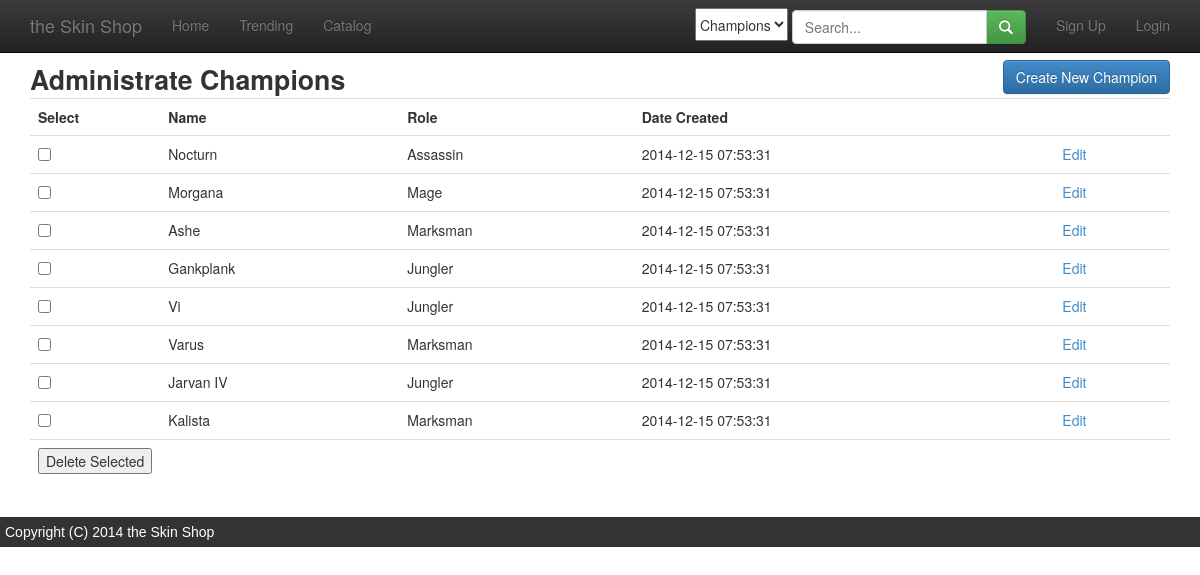
The app's page /admin_champion_list.php with its own data.
### tables this page shows
create table champions (
	id           int(11)      NOT NULL AUTO_INCREMENT,
	name         varchar(255) NOT NULL,
	title        varchar(255) NOT NULL,
	role_id      int(11)      NOT NULL,
	icon_img_url varchar(255) NULL,
	date_created datetime     NOT NULL,
	last_updated datetime     NOT NULL,
	PRIMARY KEY (id),
	FOREIGN KEY (role_id) REFERENCES champion_roles (id)
);

create table champion_roles (
	id           int(11)      NOT NULL AUTO_INCREMENT,
	name         varchar(255) NOT NULL,
	date_created datetime     NOT NULL,
	last_updated datetime     NOT NULL,
	PRIMARY KEY (id)
);

### admin_champion_list.php (the view, shortened to what this page needs)
<?php include '_header.php'; ?>
<?php include '_connect.php'; ?>
<?php
$sql = <<<SQL
   SELECT c.id as id, c.name as name, cr.name as role_name, c.date_created as date_created
   FROM champions c
   JOIN champion_roles cr ON c.role_id = cr.id
SQL;
$result = mysqli_query($db_connection, $sql);
?>
    <div class="row">
        <div class="col-md-8" style="font-weight: bold; font-size:20pt">Administrate Champions</div>
        <div class="col-md-4"><a class="btn btn-primary pull-right" href="admin_champion_form.php">Create New
                Champion</a></div>
    </div>
    <form action="admin_champion_delete.php" method="POST">
        <table class="table">
            <tr>
                <th>Select</th>
                <th>Name</th>
                <th>Role</th>
                <th>Date Created</th>
                <th>&nbsp;</th>
            </tr>
            <?php
            while ($row = mysqli_fetch_array($result)) {
                echo "<tr>";
                echo "<td width='100'><input type='checkbox' name='id[]' value='{$row['id']}'/></td>";
                echo "<td>{$row['name']}</td><td>{$row['role_name']}</td>";
                echo "<td>{$row['date_created']}</td>";
                echo "<td><a href='admin_champion_form.php?id={$row['id']}'>Edit</a></td>";
                echo "</tr>";
            }
            ?>
            <tr>
                <td><input type="submit" value="Delete Selected"/></td>
                <td>&nbsp;</td>
                <td>&nbsp;</td>
                <td>&nbsp;</td>
                <td>&nbsp;</td>
            </tr>
        </table>
    </form>
<?php include '_footer.php'; ?>

### records on screen
champions: name "Nocturn", role.name "Assassin", date_created "2014-12-15 07:53:31"
champions: name "Morgana", role.name "Mage", date_created "2014-12-15 07:53:31"
champions: name "Ashe", role.name "Marksman", date_created "2014-12-15 07:53:31"
champions: name "Gankplank", role.name "Jungler", date_created "2014-12-15 07:53:31"
champions: name "Vi", role.name "Jungler", date_created "2014-12-15 07:53:31"
champions: name "Varus", role.name "Marksman", date_created "2014-12-15 07:53:31"
champions: name "Jarvan IV", role.name "Jungler", date_created "2014-12-15 07:53:31"
champions: name "Kalista", role.name "Marksman", date_created "2014-12-15 07:53:31"
